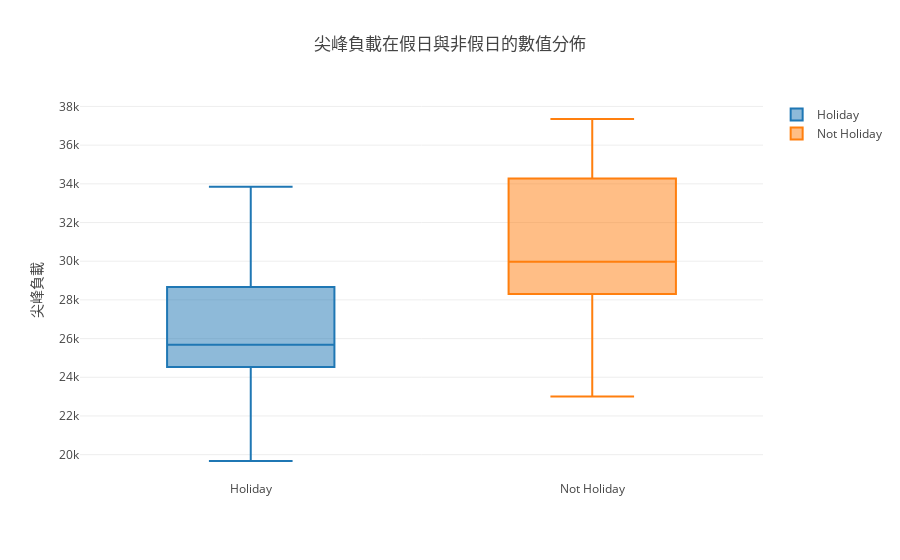

The cell this chart's notebook holds for it:
### Markdown cell above
尖峰負載在假日與非假日的分布。

可以觀察到假日的尖峰負載明顯低於非假日。

### Code cell
trace1 = go.Box(y = df[df['isHoliday'] == 1]['尖峰負載(MW)'], name = 'Holiday')
trace2 = go.Box(y = df[df['isHoliday'] == 0]['尖峰負載(MW)'], name = 'Not Holiday')
layout = go.Layout(
    title = '尖峰負載在假日與非假日的數值分佈',
    yaxis = dict(title = '尖峰負載')
)
fig = go.Figure(data=[trace1, trace2], layout=layout)
iplot(fig)

### Figure 1 — Plotly figure (JSON) as saved in the notebook; plotly's stock layout.template omitted (floating-point values rounded to 4 significant figures; data arrays with more than 128 entries replaced by an {"elided": "..."} marker saying what was removed)
{"data": [{"name": "Holiday", "type": "box", "uid": "3fd6c18e-e3a9-45fa-a432-76915677efb7", "y": {"elided": "255 int values"}}, {"name": "Not Holiday", "type": "box", "uid": "fab00cc8-a013-45a6-b150-9198a65dce5a", "y": {"elided": "534 int values"}}], "layout": {"title": {"text": "尖峰負載在假日與非假日的數值分佈"}, "yaxis": {"title": {"text": "尖峰負載"}}}}
